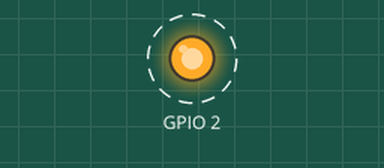
This program was run on a simulated ESP32. On the bench: output pins drawn as LEDs (lit = HIGH). Dashed ring = blinking. What the program prints to the serial monitor is not drawn.

Above: at 0.1 s.
Timing chart, 0 to 3.0 s (numbered marks = the images above):
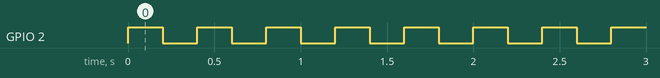

Measured:
- by itself, GPIO 2: alternates HIGH for 0.20 s and LOW for 0.20 s

The program:

main.cpp
```cpp
/******************************************************************
Exemplo para tasks em núcleos diferentes
Esse exemplo é como fazer tarefas em núcleos diferentes no FreeRTOS

******************************************************************/

#include <Arduino.h>
/* Biblioteca FreeRTOS */
#include "freertos/FreeRTOS.h"
#include "freertos/task.h"

#define LED 2

/* Variaveis para o handle das tasks */
TaskHandle_t task1Handle = NULL;
TaskHandle_t task2Handle = NULL;

/* Prótotipos das tasks */
void vTask1(void *pvParameters);
void vTask2(void *pvParameters);


void setup() {
  // put your setup code here, to run once:
  Serial.begin(9600);

  xTaskCreatePinnedToCore(vTask1,"TASK1",configMINIMAL_STACK_SIZE,(void*)LED,1,&task1Handle,APP_CPU_NUM);
  xTaskCreatePinnedToCore(vTask2,"TASK2",configMINIMAL_STACK_SIZE+1024,NULL,2,&task2Handle,PRO_CPU_NUM);
}

void loop() {
  vTaskDelay(1000);
}

void vTask1(void *pvParameters)
{
  int pin = (int)pvParameters;
  pinMode(pin,OUTPUT);
  while (1)
  {
    digitalWrite(pin,!digitalRead(pin));
    vTaskDelay(pdMS_TO_TICKS(200));
  }

}
void vTask2(void *pvParameters)
{
  int cont = 0;
  while (1)
  {
    Serial.println("Task 2:" + String(cont++));
    vTaskDelay(1000);
  }

}
```
